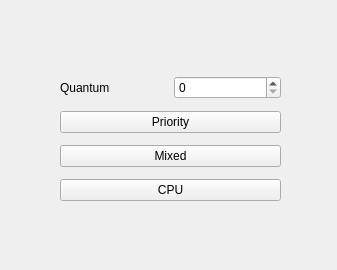
<?xml version="1.0" encoding="UTF-8"?>
<ui version="4.0">
 <class>simulateForm</class>
 <widget class="QWidget" name="simulateForm">
  <property name="geometry">
   <rect>
    <x>0</x>
    <y>0</y>
    <width>337</width>
    <height>270</height>
   </rect>
  </property>
  <property name="windowTitle">
   <string>Form</string>
  </property>
  <widget class="QWidget" name="verticalLayoutWidget">
   <property name="geometry">
    <rect>
     <x>60</x>
     <y>70</y>
     <width>221</width>
     <height>141</height>
    </rect>
   </property>
   <layout class="QVBoxLayout" name="verticalLayout">
    <item>
     <layout class="QHBoxLayout" name="horizontalLayout">
      <item>
       <widget class="QLabel" name="label">
        <property name="text">
         <string>Quantum</string>
        </property>
       </widget>
      </item>
      <item>
       <widget class="QSpinBox" name="QUANTUM"/>
      </item>
     </layout>
    </item>
    <item>
     <widget class="QPushButton" name="pushButton">
      <property name="text">
       <string>Priority</string>
      </property>
     </widget>
    </item>
    <item>
     <widget class="QPushButton" name="pushButton_3">
      <property name="text">
       <string>Mixed</string>
      </property>
     </widget>
    </item>
    <item>
     <widget class="QPushButton" name="pushButton_2">
      <property name="text">
       <string>CPU</string>
      </property>
     </widget>
    </item>
   </layout>
  </widget>
 </widget>
 <resources/>
 <connections/>
</ui>
